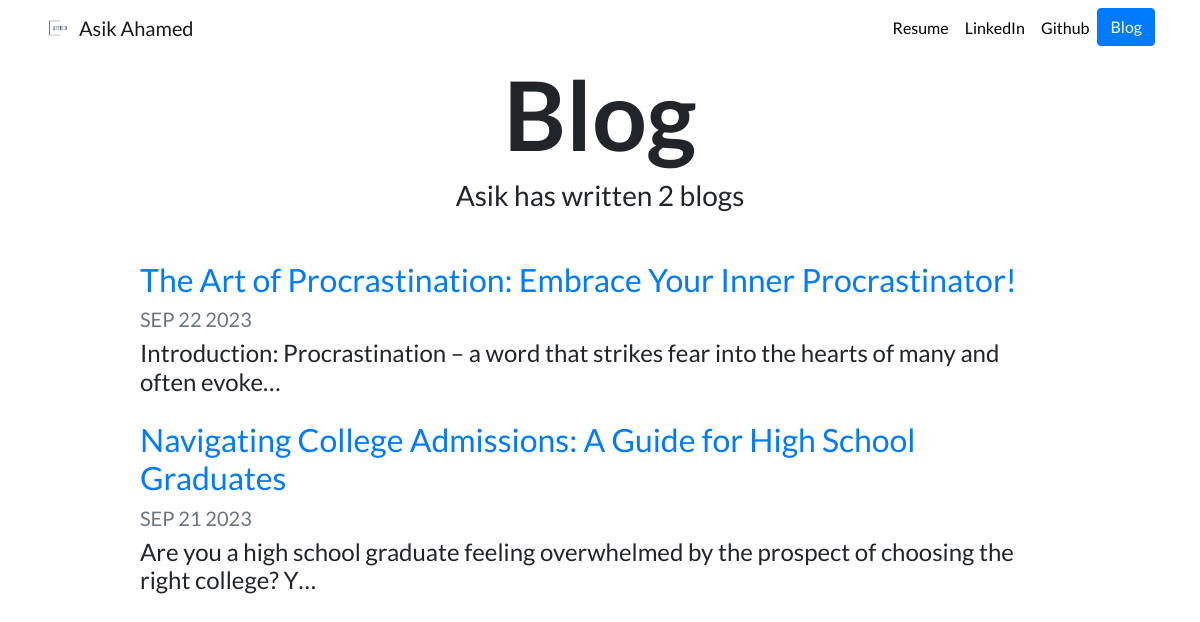
Screenshot of /blog/ with the database file from the repository.
### blog/models.py (models this page shows, shortened)
class Blog(models.Model):
    title = models.CharField(max_length=200)
    description = models.TextField()
    date = models.DateField()

### blog/views.py (the view)
# urls.py: path('',views.all_blogs, name = 'all_blogs'),
def all_blogs(request):
    blogs = Blog.objects.order_by('-date')
    return render(request, 'blog/all_blogs.html', {'blogs':blogs})

### blog/templates/blog/all_blogs.html
{% extends "portfolio/base.html" %}
{% load static %}
{% block content %}
<h1 id="blogtitle" class="font-weight-bold text-center">Blog</h1>
<h3 class="text-center mb-5">Asik has written {{ blogs.count }} blog{{ blogs.count|pluralize }}</h3>
{% for blog in blogs %}
<div class="row justify-content-center my-3">
  <div class="col-md-10">
    <a href="{% url 'blog:detail' blog.id %}">
      <h2>{{ blog.title }}</h2>
    </a>
    <h5 class="text-muted">{{ blog.date|date:'M d Y'|upper }}</h5>
    <h4>{{ blog.description|striptags|truncatechars:100 }}</h4>
  </div>
</div>
{% endfor %}
{% endblock %}

### portfolio/templates/portfolio/base.html (shortened to what this page needs)
{% load static %}
<!doctype html>
<html lang="en">
<head>
  <link rel="stylesheet" href="https://stackpath.bootstrapcdn.com/bootstrap/4.4.1/css/bootstrap.min.css">
  <link rel="stylesheet" href="{% static 'portfolio/custom.css' %}">
</head>
<body>
  <nav id="topNav" class="navbar navbar-expand-md navbar-light">
    <div class="container">
      <a class="navbar-brand" href="{% url 'home' %}">
        <img src="{% static 'portfolio/Logo.png' %}" width="30" height="30" class="d-inline-block align-top" alt="Nick's Logo">
        <span>Asik Ahamed</span>
      </a>
      <div class="collapse navbar-collapse text-center" id="navbarNav">
        <ul class="navbar-nav ml-auto">
          <li class="nav-item">
            <a class="nav-link" href="{% static 'portfolio/resume.pdf' %}">Resume</a>
          </li>
          <li class="nav-item">
            <a class="nav-link" href="https://www.linkedin.com/in/asikahamedy/" target="_blank">LinkedIn</a>
          </li>
          <li class="nav-item">
            <a class="nav-link" href="https://github.com/Asikahamed" target="_blank">Github</a>
          </li>
          <li>
            <a role="button" href="{% url 'blog:all_blogs' %}" class="btn btn-primary">Blog</a>
          </li>
        </ul>
      </div>
    </div>
  </nav>
  <div class="container">
    {% block content %}{% endblock %}
  </div>
</body>
</html>

### portfolio/static/portfolio/custom.css (style rules this page uses)
.navbar-nav .nav-link { color: rgba(0,0,0,1) !important; }
body { font-family: 'Lato', sans-serif; }
#blogtitle { font-size: 6rem; }

### rows the page displays
Blog: title "The Art of Procrastination: Embrace Your Inner Procrastinator!", date "SEP 22 2023", description "Introduction: Procrastination – a word that strikes fear into the hearts of many and often evoke…"
Blog: title "Navigating College Admissions: A Guide for High School Graduates", date "SEP 21 2023", description "Are you a high school graduate feeling overwhelmed by the prospect of choosing the right college? Y…"

### other values shown
{{ blogs.count }} "2"
